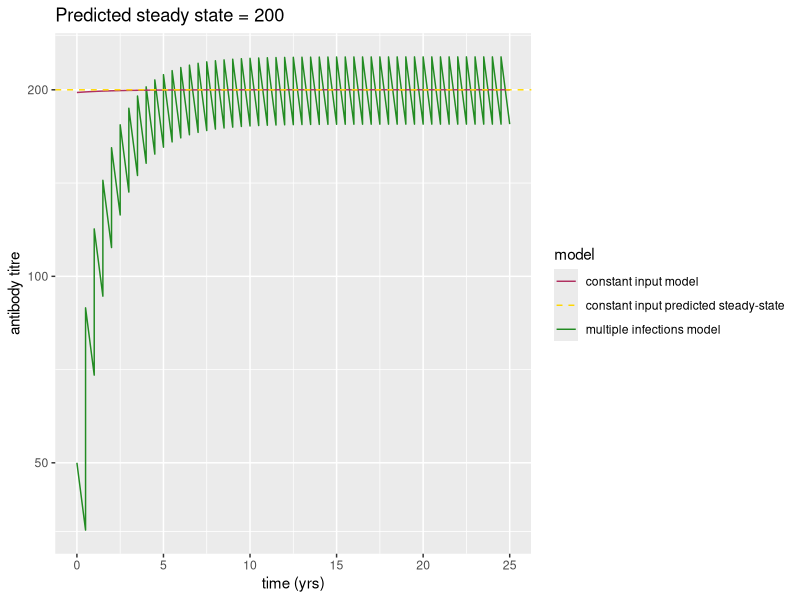

Here is the R script that generated this plot:
## ---- chunk 1
#install.package("here")
library(here)

#install.package(ggplot2)
library(ggplot2)

#install.package(gridExtra)
library(gridExtra)

#install.packages(tidyverse)
library(tidyverse)
## ---- chunk 2
#function for constant input of Ab with constant decay
  constant_input_model = function(c,k,y) {(c-exp(-k*y))/k} #Ab_titre over time if Ab_titre had constant input, c, and decayed at some rate, k, where y is number of years

#function to repeat infections
  multiple_infections = function(A0, c, k, tau, n, time.step){
    
    #function describing waning after an infection
    waning = function(Ab_titre, A0, k, time){ #Ab_titre is a vector of total IgA titer for all previous time steps. Each infection follows the same exponential function (A0 and k fixed)
      (A0 + Ab_titre[length(Ab_titre)])*exp(-k*time) #Add preexisting titre to magnitude at start of decay, decay for duration tau
    }
    
    #defining discrete time steps
    time = seq(0,tau, by = time.step) #time since start of most recent infection for duration tau
    t = c() #total time elapsed since the start of the series of infections
    
    #first infection
    Ab_titre = A0*exp(-k*time) #first infection
    t = c(t, time) #time elapsed over first infection
    
    #repeat infections
    for(i in 2:n){ #from the second to the nth infection
      Ab_titre = c(Ab_titre, waning(Ab_titre, A0, k, time)) #Ab_titre is the titre after most recent infection*increase in Ab_titre and decay from new infection
      t = c(t, time + (i-1)*tau) # time steps before start of most recent infection + time steps of most recent infection (time elapsed over course of waning + time at the start of most recent infection)
    }
    
    #store time elapsed since t=0 and corresponding Ab_titre in data frame
    df = data.frame(t = t,
                    Ab_titre = Ab_titre)
  }

#function for plotting both models
plotting_mutliple_constant = function(parms){
  
  ##save parameters 
  parms = as.list(parms)
  list2env(parms, envir = environment())
    
  ##Run multiple infections model with a time.step of 0.1
  df = multiple_infections(A0=A0, c=c, k=k, tau=tau, n=n, time.step = 0.1)
    
  ##plot
  ggplot() + 
    geom_line(data = df, aes(x = t, y = Ab_titre, color = "multiple infections model")) +  #observe magnitude of increase initially greater than magnitude of waning, but then they begin to equalize as expected
    stat_function(fun = function(x) {constant_input_model(c=c, k=k, x)}, aes(color = "constant input model")) + 
    geom_hline(aes(yintercept = ss.Ab_titre, color = "constant input predicted steady-state"), linetype = "dashed") +
    labs(x = "time (yrs)", y = "antibody titre", title = paste("Predicted steady state =", ss.Ab_titre)) +
    scale_y_continuous(trans = "log10") +
    scale_color_manual("model", values = c("maroon", "gold", "forestgreen"))
}
  

## ---- chunk 3
##Parameters
  k = 0.5 #exponential decay rate per year
  A0 = 50 #magnitude of response
  tau = 0.5 #duration of waning between infections
  n = 50 #number of infections 
  c = A0/(tau) #constant input of Ab for constant input model
  ss.Ab_titre = c/k #steady-state Ab_titre predicted by constant input model
  
 parameters = c(k=k, A0=A0, tau=tau, n=n, c=c, ss.Ab_titre = ss.Ab_titre)
 
#plot
plot = plotting_mutliple_constant(parameters)
